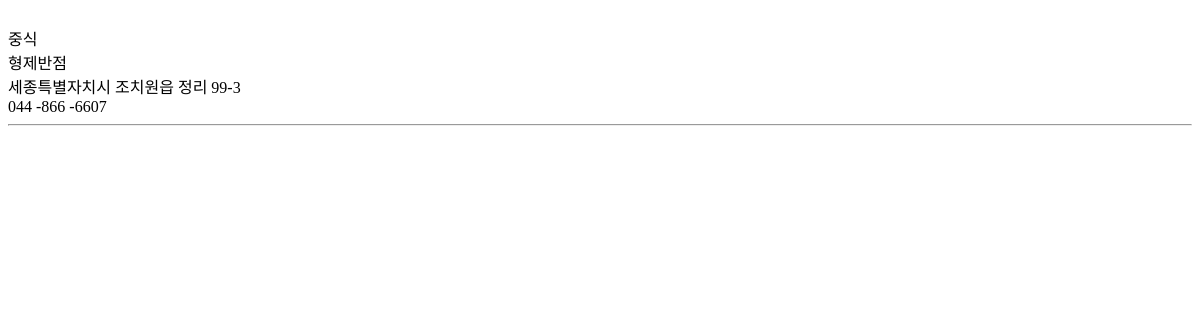
The app's page /map/chi/, older data.
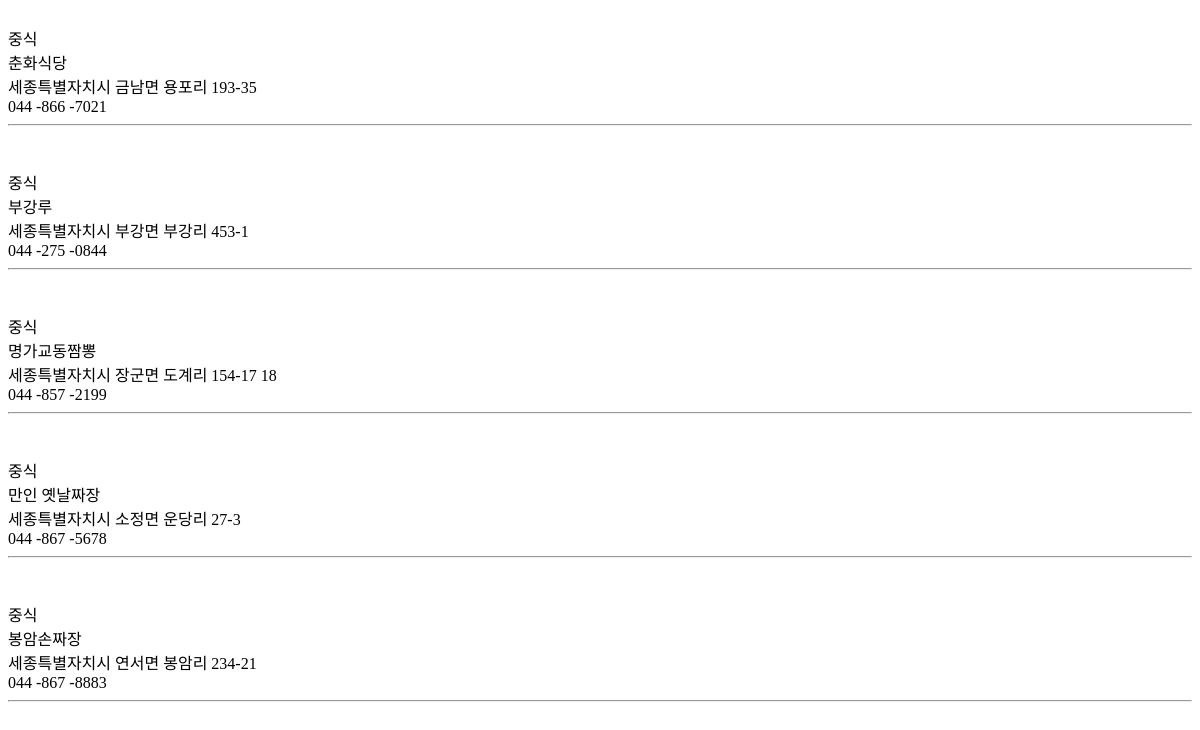
The same page, newer data.
### app/models.py (models this page shows)
class restaurant(models.Model):
    id=models.IntegerField(primary_key=True)
    name=models.CharField(max_length=10)
    category=models.CharField(max_length=10)
    long=models.FloatField()
    lat=models.FloatField()
    number = models.CharField(max_length=100,null=True)
    location = models.CharField(max_length=100,null=True)
    class Meta:
        db_table='restaurant'

### app/views.py (the view)
# urls.py: path('chi/', views.chi),
@xframe_options_exempt
def chi(request):
    res=restaurant.objects.filter(category='중식')
    return render(request, 'category_chi.html', {'data':res})

### app/templates/category_chi.html (shortened to what this page needs)
<body>
    {% for item in data %}
    {% if item.category == '중식' %}
    <br>{{ item.category }}<br>{{ item.name }}<br>{{ item.location }}<br>{{ item.number }}<br><hr><br>
    {% endif %}
    {% endfor %}
</body>

### app/templates/category_chi.html (style rules this page uses)
* { font-family: NeoDunggeunmo; }

Row changes from the older to the newer data that the page shows:
removed restaurant: category "중식", name "형제반점", location "세종특별자치시 조치원읍 정리 99-3", number "044 -866 -6607"
added restaurant: category "중식", name "춘화식당", location "세종특별자치시 금남면 용포리 193-35", number "044 -866 -7021"
added restaurant: category "중식", name "부강루", location "세종특별자치시 부강면 부강리 453-1", number "044 -275 -0844"
added restaurant: category "중식", name "명가교동짬뽕", location "세종특별자치시 장군면 도계리 154-17 18", number "044 -857 -2199"
added restaurant: category "중식", name "만인 옛날짜장", location "세종특별자치시 소정면 운당리 27-3", number "044 -867 -5678"
added restaurant: category "중식", name "봉암손짜장", location "세종특별자치시 연서면 봉암리 234-21", number "044 -867 -8883"
